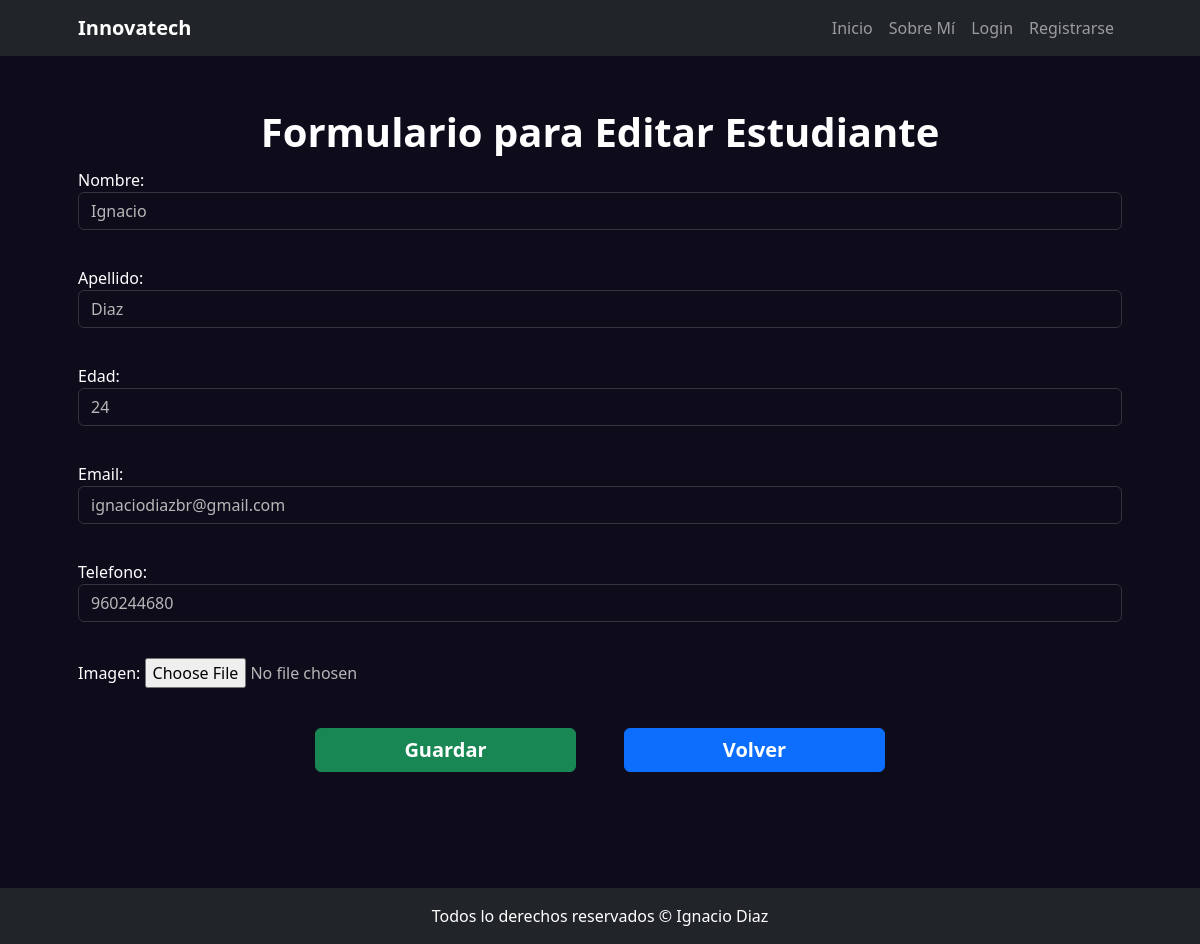
The app's page /estudiante/update/1 with its own data.
### estudiante/models.py (models this page shows, shortened)
class Estudiante(models.Model):
    nombre = models.CharField(max_length=50)
    apellido = models.CharField(max_length=50)
    edad = models.IntegerField()
    email = models.EmailField()
    telefono = models.CharField(max_length=10)
    fecha_registro = models.DateTimeField(auto_now_add=True)
    imagen = models.ImageField(upload_to='estudiantes', null=True, blank=True)
    class Meta:
        verbose_name = 'Estudiante'
        verbose_name_plural = 'Estudiantes'

### estudiante/views.py (the view)
# urls.py: path("update/<int:pk>", views.EstudianteUpdate.as_view(), name="update"),
class EstudianteUpdate(UpdateView):
    model = models.Estudiante
    form_class = forms.EstudianteForm
    success_url = reverse_lazy('estudiante:list')

### estudiante/forms.py
class EstudianteForm(forms.ModelForm):
    class Meta:
        model = models.Estudiante
        fields = "__all__"
        widgets = {
            "nombre": forms.TextInput(attrs={"class": "form-control"}),
            "apellido": forms.TextInput(attrs={"class": "form-control"}),
            "edad": forms.NumberInput(attrs={"class": "form-control"}),
            "email": forms.EmailInput(attrs={"class": "form-control"}),
            "telefono": forms.TextInput(attrs={"class": "form-control"}),
        }

### estudiante/templates/estudiante/estudiante_form.html (shortened to what this page needs)
{% extends 'core/base.html' %}
{% block titulo %}
    Formulario para
    {% if form.instance.pk %}
        Editar
    {% else %}
        Registrar
    {% endif %}
    Estudiante
{% endblock titulo %}
{% block contenido %}
    <form action="" method="post" enctype="multipart/form-data">
        <div style="display: grid; grid-template-columns: repeat(1, 1fr); gap: 20px;">
            {{ form.as_p }}
        </div>
        <div class="d-flex justify-content-center my-4 gap-5">
            <button type="submit" class="btn btn-success w-25 fs-5 fw-bold">Guardar</button>
            {% if form.instance.pk %}
                <a href="{% url 'estudiante:list' %}" class="btn btn-primary w-25 fs-5 fw-bold ">Volver</a>
            {% else %}
                <a href="{% url 'estudiante:home' %}" class="btn btn-primary w-25 fs-5 fw-bold ">Volver</a>
            {% endif %}
        </div>
    </form>
{% endblock contenido %}

### core/templates/core/base.html (style rules this page uses)
input { background: #c9c9c900 !important; color: #b7b7b7 !important; border-color: #9090904c !important; }

### records on screen
Estudiante: nombre "Ignacio", apellido "Diaz", edad "24", email "ignaciodiazbr@gmail.com", telefono "960244680"
